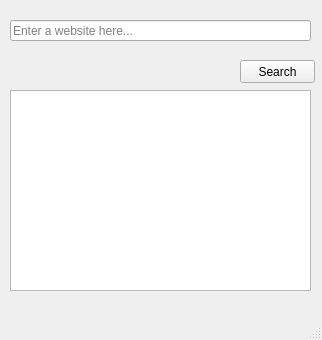
<?xml version="1.0" encoding="UTF-8"?>
<ui version="4.0">
 <class>MainWindow</class>
 <widget class="QMainWindow" name="MainWindow">
  <property name="geometry">
   <rect>
    <x>0</x>
    <y>0</y>
    <width>322</width>
    <height>340</height>
   </rect>
  </property>
  <property name="windowTitle">
   <string>MainWindow</string>
  </property>
  <widget class="QWidget" name="centralwidget">
   <widget class="QPushButton" name="pushButton">
    <property name="geometry">
     <rect>
      <x>240</x>
      <y>60</y>
      <width>75</width>
      <height>23</height>
     </rect>
    </property>
    <property name="text">
     <string>Search</string>
    </property>
   </widget>
   <widget class="QLineEdit" name="lineEdit">
    <property name="geometry">
     <rect>
      <x>10</x>
      <y>20</y>
      <width>301</width>
      <height>21</height>
     </rect>
    </property>
    <property name="placeholderText">
     <string>Enter a website here...</string>
    </property>
   </widget>
   <widget class="QTextEdit" name="textEdit">
    <property name="geometry">
     <rect>
      <x>10</x>
      <y>90</y>
      <width>301</width>
      <height>201</height>
     </rect>
    </property>
   </widget>
  </widget>
  <widget class="QMenuBar" name="menubar">
   <property name="geometry">
    <rect>
     <x>0</x>
     <y>0</y>
     <width>322</width>
     <height>21</height>
    </rect>
   </property>
  </widget>
  <widget class="QStatusBar" name="statusbar"/>
 </widget>
 <resources/>
 <connections/>
</ui>
